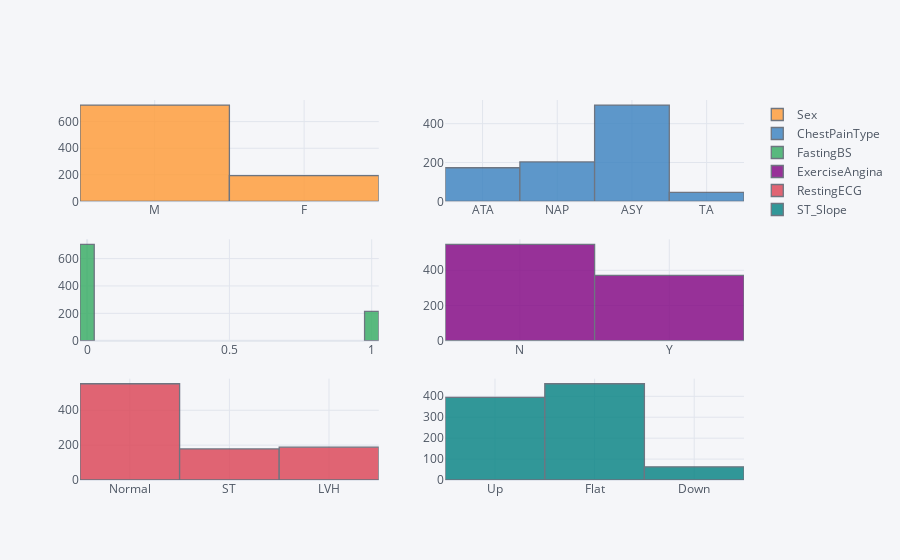

The notebook cell this image was saved under:
### Markdown cell above
### B) Categorical Features

### Code cell
dataset[categorical_features_names].iplot(kind='histogram',subplots=True,bins=50)

### Figure 1 — Plotly figure (JSON) as saved in the notebook; plotly's stock layout.template omitted (floating-point values rounded to 4 significant figures; data arrays with more than 128 entries replaced by an {"elided": "..."} marker saying what was removed)
{"data": [{"histfunc": "count", "histnorm": "", "marker": {"color": "rgba(255, 153, 51, 1.0)", "line": {"color": "#4D5663", "width": 1.3}}, "name": "Sex", "nbinsx": 50, "opacity": 0.8, "orientation": "v", "type": "histogram", "x": {"elided": "918 str values"}, "xaxis": "x", "yaxis": "y"}, {"histfunc": "count", "histnorm": "", "marker": {"color": "rgba(55, 128, 191, 1.0)", "line": {"color": "#4D5663", "width": 1.3}}, "name": "ChestPainType", "nbinsx": 50, "opacity": 0.8, "orientation": "v", "type": "histogram", "x": {"elided": "918 str values"}, "xaxis": "x2", "yaxis": "y2"}, {"histfunc": "count", "histnorm": "", "marker": {"color": "rgba(50, 171, 96, 1.0)", "line": {"color": "#4D5663", "width": 1.3}}, "name": "FastingBS", "nbinsx": 50, "opacity": 0.8, "orientation": "v", "type": "histogram", "x": {"elided": "918 int values"}, "xaxis": "x3", "yaxis": "y3"}, {"histfunc": "count", "histnorm": "", "marker": {"color": "rgba(128, 0, 128, 1.0)", "line": {"color": "#4D5663", "width": 1.3}}, "name": "ExerciseAngina", "nbinsx": 50, "opacity": 0.8, "orientation": "v", "type": "histogram", "x": {"elided": "918 str values"}, "xaxis": "x4", "yaxis": "y4"}, {"histfunc": "count", "histnorm": "", "marker": {"color": "rgba(219, 64, 82, 1.0)", "line": {"color": "#4D5663", "width": 1.3}}, "name": "RestingECG", "nbinsx": 50, "opacity": 0.8, "orientation": "v", "type": "histogram", "x": {"elided": "918 str values"}, "xaxis": "x5", "yaxis": "y5"}, {"histfunc": "count", "histnorm": "", "marker": {"color": "rgba(0, 128, 128, 1.0)", "line": {"color": "#4D5663", "width": 1.3}}, "name": "ST_Slope", "nbinsx": 50, "opacity": 0.8, "orientation": "v", "type": "histogram", "x": {"elided": "918 str values"}, "xaxis": "x6", "yaxis": "y6"}], "layout": {"barmode": "overlay", "legend": {"bgcolor": "#F5F6F9", "font": {"color": "#4D5663"}}, "paper_bgcolor": "#F5F6F9", "plot_bgcolor": "#F5F6F9", "title": {"font": {"color": "#4D5663"}}, "xaxis": {"anchor": "y", "domain": [0, 0.45], "gridcolor": "#E1E5ED", "showgrid": true, "tickfont": {"color": "#4D5663"}, "title": {"font": {"color": "#4D5663"}, "text": ""}, "zerolinecolor": "#E1E5ED"}, "xaxis2": {"anchor": "y2", "domain": [0.55, 1], "gridcolor": "#E1E5ED", "showgrid": true, "tickfont": {"color": "#4D5663"}, "title": {"font": {"color": "#4D5663"}, "text": ""}, "zerolinecolor": "#E1E5ED"}, "xaxis3": {"anchor": "y3", "domain": [0, 0.45], "gridcolor": "#E1E5ED", "showgrid": true, "tickfont": {"color": "#4D5663"}, "title": {"font": {"color": "#4D5663"}, "text": ""}, "zerolinecolor": "#E1E5ED"}, "xaxis4": {"anchor": "y4", "domain": [0.55, 1], "gridcolor": "#E1E5ED", "showgrid": true, "tickfont": {"color": "#4D5663"}, "title": {"font": {"color": "#4D5663"}, "text": ""}, "zerolinecolor": "#E1E5ED"}, "xaxis5": {"anchor": "y5", "domain": [0, 0.45], "gridcolor": "#E1E5ED", "showgrid": true, "tickfont": {"color": "#4D5663"}, "title": {"font": {"color": "#4D5663"}, "text": ""}, "zerolinecolor": "#E1E5ED"}, "xaxis6": {"anchor": "y6", "domain": [0.55, 1], "gridcolor": "#E1E5ED", "showgrid": true, "tickfont": {"color": "#4D5663"}, "title": {"font": {"color": "#4D5663"}, "text": ""}, "zerolinecolor": "#E1E5ED"}, "yaxis": {"anchor": "x", "domain": [0.7333, 1], "gridcolor": "#E1E5ED", "showgrid": true, "tickfont": {"color": "#4D5663"}, "title": {"font": {"color": "#4D5663"}, "text": ""}, "zerolinecolor": "#E1E5ED"}, "yaxis2": {"anchor": "x2", "domain": [0.7333, 1], "gridcolor": "#E1E5ED", "showgrid": true, "tickfont": {"color": "#4D5663"}, "title": {"font": {"color": "#4D5663"}, "text": ""}, "zerolinecolor": "#E1E5ED"}, "yaxis3": {"anchor": "x3", "domain": [0.3667, 0.6333], "gridcolor": "#E1E5ED", "showgrid": true, "tickfont": {"color": "#4D5663"}, "title": {"font": {"color": "#4D5663"}, "text": ""}, "zerolinecolor": "#E1E5ED"}, "yaxis4": {"anchor": "x4", "domain": [0.3667, 0.6333], "gridcolor": "#E1E5ED", "showgrid": true, "tickfont": {"color": "#4D5663"}, "title": {"font": {"color": "#4D5663"}, "text": ""}, "zerolinecolor": "#E1E5ED"}, "yaxis5": {"anchor": "x5", "domain": [0, 0.2667], "gridcolor": "#E1E5ED", "showgrid": true, "tickfont": {"color": "#4D5663"}, "title": {"font": {"color": "#4D5663"}, "text": ""}, "zerolinecolor": "#E1E5ED"}, "yaxis6": {"anchor": "x6", "domain": [0, 0.2667], "gridcolor": "#E1E5ED", "showgrid": true, "tickfont": {"color": "#4D5663"}, "title": {"font": {"color": "#4D5663"}, "text": ""}, "zerolinecolor": "#E1E5ED"}}}
